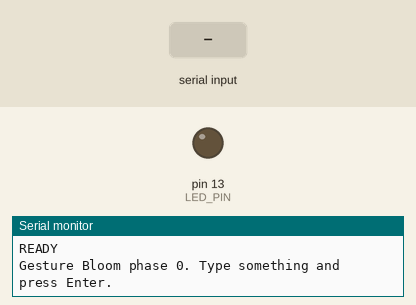
A sketch run on a simulated Arduino Uno, built with avr-gcc and run on an emulated ATmega328P. On the bench: output pins drawn as LEDs (lit = HIGH), the last lines printed to the serial monitor. The test bench sets the inputs (shaded band).

Above: at 1.2 s.
1.3 s: "B:57\n" received over Serial
4.3 s: byte 10 ('\n') received over Serial
At 13.25 s:
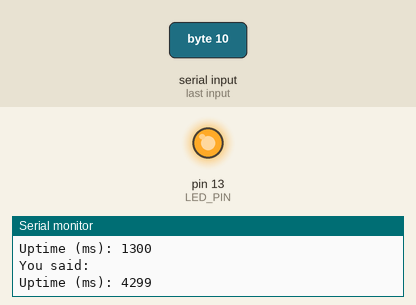
Timing chart, 0 to 13.3 s (numbered marks = the images above; inputs shaded):
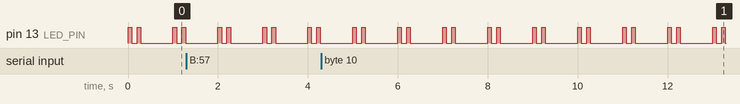

The sketch:

blink_test.ino
```cpp
/*
  blink_test.ino  —  Gesture Bloom, Phase 0
  ------------------------------------------------------------------
  What it is:   The smallest possible "is everything alive?" sketch.
  Why it exists: Before any servo or browser is involved, prove three
                things: the IDE can upload to the Uno, the Uno runs
                code, and the Uno and the Mac can talk over serial.
  How it fits:  The two patterns in here are the backbone of the real
                firmware (phase 3 onward):
                  1. Non-blocking timing with millis() instead of
                     delay(), so the Uno can do several things at once.
                  2. Reading serial input one character at a time into
                     a buffer until a newline arrives (a "line").
                The real firmware will read lines like "B:57" exactly
                the way this sketch reads whatever you type.
  ------------------------------------------------------------------
*/

// ---------- Settings ----------------------------------------------

// LED_BUILTIN is pin 13 on the Uno: the small LED labelled "L".
const uint8_t LED_PIN = LED_BUILTIN;

// Serial speed in bits per second. The Serial Monitor must be set to the
// same number, or you'll see garbage characters. 115200 is the speed the
// browser will use later, so we use it from day one.
const unsigned long BAUD_RATE = 115200;

// A "heartbeat" rhythm: durations in milliseconds, alternating
// ON, OFF, ON, OFF ... starting with ON.
// {80, 120, 80, 720} = two quick blinks, then a long pause (1 s total).
// Change these numbers to make your own rhythm; keep an even count so the
// pattern always ends on an OFF step before it repeats.
const unsigned int PATTERN[] = {80, 120, 80, 720};

// How many steps the pattern has. sizeof(whole array) / sizeof(one item)
// counts the items for us, so the code keeps working if you add steps.
const uint8_t PATTERN_LEN = sizeof(PATTERN) / sizeof(PATTERN[0]);

// ---------- State (values that change while running) --------------

uint8_t patternStep = 0;           // which step of PATTERN we're in
unsigned long stepStartedAt = 0;   // millis() value when that step began

// Incoming text is collected here until Enter (newline) is received.
// A fixed-size char array instead of Arduino's String class: the Uno has
// only 2 KB of RAM, and String can fragment it over long run times.
char lineBuffer[32];               // up to 31 characters + the end marker
uint8_t lineLength = 0;            // how many characters we have so far

// ---------- Setup: runs once at power-up or reset ------------------

void setup() {
  pinMode(LED_PIN, OUTPUT);        // we drive the LED, we don't read it
  digitalWrite(LED_PIN, HIGH);     // step 0 of the pattern is ON

  Serial.begin(BAUD_RATE);

  // "READY" is the first thing the real firmware will print too. The
  // browser waits for it, because opening the serial port resets the Uno.
  // F("...") keeps the text in flash memory instead of precious RAM.
  Serial.println(F("READY"));
  Serial.println(F("Gesture Bloom phase 0. Type something and press Enter."));

  stepStartedAt = millis();
}

// ---------- Heartbeat LED, without delay() --------------------------

// Called on every pass through loop(). It never waits: it only checks
// whether the current step has lasted long enough, and if so moves on.
void updateHeartbeat() {
  unsigned long now = millis();    // milliseconds since the Uno started

  // "now - start >= duration" (rather than "now >= start + duration")
  // stays correct even when millis() wraps back to 0 after ~49 days.
  if (now - stepStartedAt >= PATTERN[patternStep]) {
    stepStartedAt = now;
    patternStep = (patternStep + 1) % PATTERN_LEN;   // % wraps to 0 at the end

    // Even steps (0, 2, ...) are ON, odd steps (1, 3, ...) are OFF.
    digitalWrite(LED_PIN, (patternStep % 2 == 0) ? HIGH : LOW);
  }
}

// ---------- What to do with one complete line ----------------------

void handleLine(const char *line) {
  Serial.print(F("You said: "));
  Serial.println(line);
  Serial.print(F("Uptime (ms): "));
  Serial.println(millis());
}

// ---------- Collect typed characters into lines --------------------

// Serial data arrives one byte at a time, and not all at once. We take
// whatever has arrived so far, add it to the buffer, and only act when
// the newline character ('\n') shows the line is complete.
void readSerialLines() {
  while (Serial.available() > 0) {         // bytes waiting to be read?
    char c = Serial.read();

    if (c == '\r') {
      continue;                            // ignore carriage returns (some
                                           // line-ending settings send \r\n)
    }

    if (c == '\n') {                       // end of line: act on it
      lineBuffer[lineLength] = '\0';       // '\0' marks the end of a C string
      handleLine(lineBuffer);
      lineLength = 0;                      // start a fresh line
    } else if (lineLength < sizeof(lineBuffer) - 1) {
      lineBuffer[lineLength] = c;          // store it; -1 leaves room for '\0'
      lineLength++;
    }
    // If the line is longer than the buffer, extra characters are dropped
    // rather than written past the end of the array (which would corrupt
    // other variables in memory).
  }
}

// ---------- Loop: runs over and over, thousands of times a second ---

void loop() {
  updateHeartbeat();   // each of these returns immediately,
  readSerialLines();   // so both "happen at the same time"
}
```

Measured:
- by itself, pin 13 (LED_PIN): repeats every 1.0 s: LOW 0.12 s, HIGH 0.08 s, LOW 0.72 s, HIGH 0.08 s
